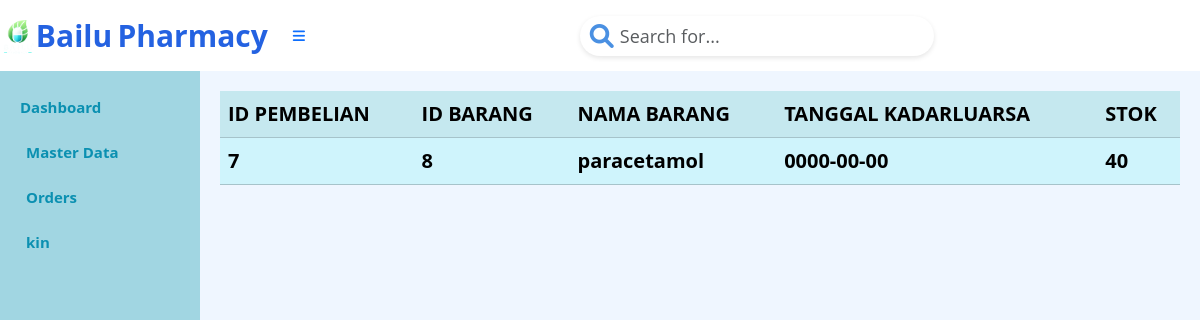
Page /index.php?page=barangkadarluarsa (signed in) on the committed database.
### tables this page shows
CREATE TABLE `tb_pembelian_detail` (
  `Id_obat` int(3) DEFAULT NULL,
  `Id_pembelian` int(5) DEFAULT NULL,
  `tanggal_kadarluarsa` date DEFAULT NULL,
  `jumlah_item` int(5) DEFAULT NULL,
  `harga_satuan` int(10) DEFAULT NULL,
  KEY `Id_obat` (`Id_obat`),
  KEY `Id_pembelian` (`Id_pembelian`),
  CONSTRAINT `tb_pembelian_detail_ibfk_1` FOREIGN KEY (`Id_obat`) REFERENCES `tb_obat` (`Id_Obat`),
  CONSTRAINT `tb_pembelian_detail_ibfk_2` FOREIGN KEY (`Id_pembelian`) REFERENCES `tb_pembelian` (`Id_pembelian`)
);

CREATE TABLE `tb_obat` (
  `Id_Obat` int(3) NOT NULL AUTO_INCREMENT,
  `Nama_Obat` varchar(15) NOT NULL,
  `Stok_obat` int(5) NOT NULL,
  `Harga_satuan` int(8) NOT NULL,
  `foto_obat` longblob NOT NULL,
  `Id_jenis` int(3) NOT NULL,
  PRIMARY KEY (`Id_Obat`),
  KEY `Id_jenis` (`Id_jenis`),
  CONSTRAINT `tb_obat_ibfk_1` FOREIGN KEY (`Id_jenis`) REFERENCES `tb_jenis_obat` (`Id_jenis`)
);

### barangkadarluarsa.php (the view)
<?php
$mysqli = new mysqli("localhost", "root", "", "apotek");
$result = $mysqli->query("SELECT
    tb_pembelian_detail.`Id_pembelian`,
    tb_obat.`Id_Obat`,
    tb_obat.`Nama_Obat`,
    tb_pembelian_detail.`tanggal_kadarluarsa`,
    tb_pembelian_detail.`jumlah_item`
FROM
    tb_pembelian_detail
JOIN
    tb_obat
    ON tb_obat.`Id_Obat` = tb_pembelian_detail.`Id_obat`
WHERE
    tb_pembelian_detail.`tanggal_kadarluarsa` <= CURDATE();
");
?>
<table class="table table-info table-striped">
    <tr>
        <th>ID PEMBELIAN</th>
        <th>ID BARANG</th>
        <th>NAMA BARANG</th>
        <th>TANGGAL KADARLUARSA</th>
        <th>STOK</th>
    </tr>
    <?php
    foreach ($result as $row) {
        echo "<tr>";
        echo "<td>";
        echo $row['Id_pembelian'];
        echo "</td>";
        echo "<td>";
        echo $row['Id_Obat'];
        echo "</td>";
        echo "<td>";
        echo $row['Nama_Obat'];
        echo "</td>";
        echo "<td>";
        echo $row['tanggal_kadarluarsa'];
        echo "</td>";
        echo "<td>";
        echo $row['jumlah_item'];
        echo "</tr>";
    }
    ?>
</table>

### index.php (style rules this page uses)
body { background-color: #EFF6FF; font-family: 'Open Sans', sans-serif; font-weight: bold; font-size: 20px; color: #0B90B1; }

### rows in the picture
tb_pembelian_detail: Id_pembelian "7", Id_obat.Id_Obat "8", Id_obat.Nama_Obat "paracetamol", tanggal_kadarluarsa "0000-00-00", jumlah_item "40"

### other values in the picture
$_SESSION['username'] "kin"
